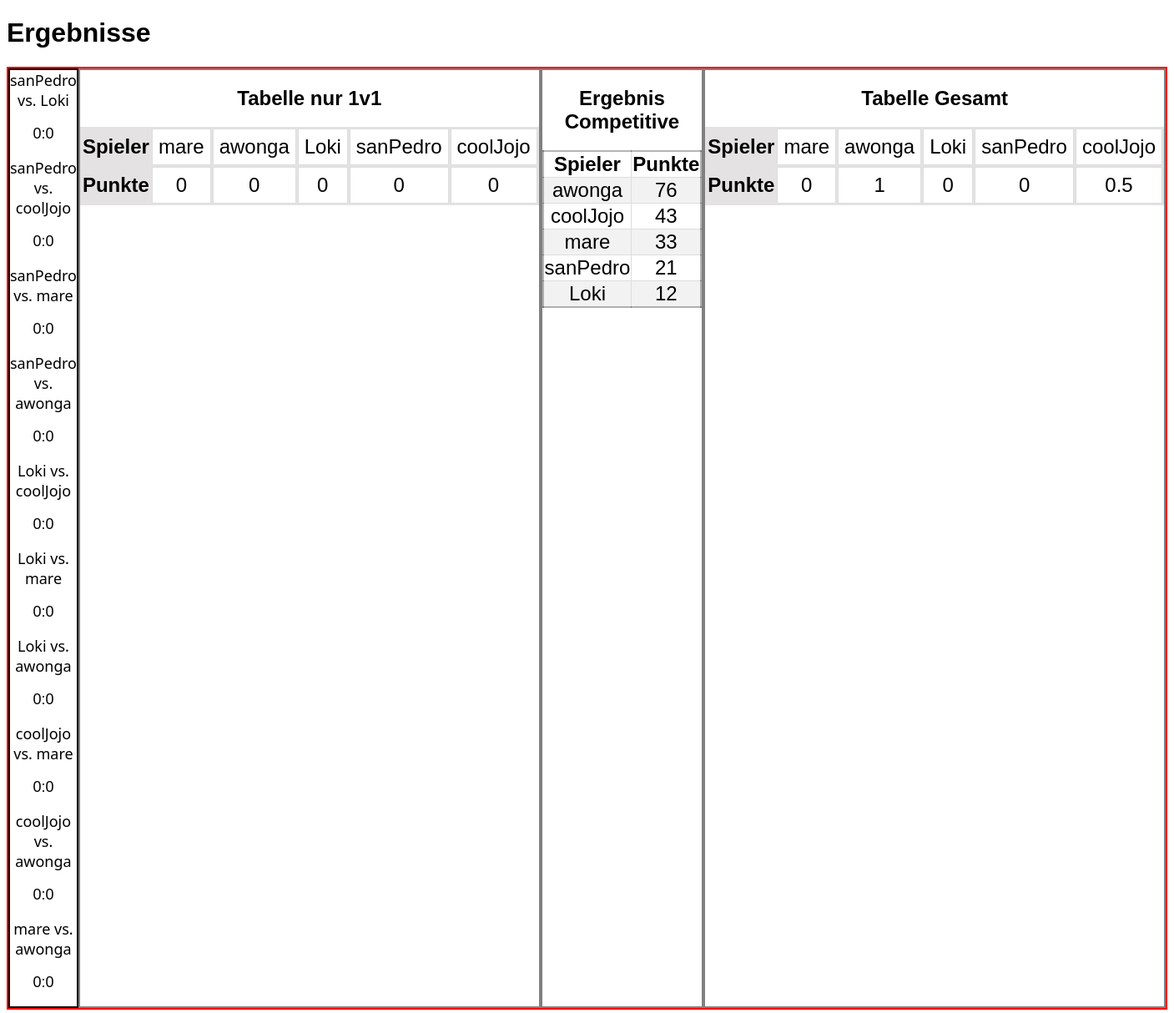
The app's page /Turnier/Games/ with its own data.
### Turnier/models.py (models this page shows, shortened)
class Games(models.Model):
    playerI = models.CharField(max_length=30, choices=playerList, default="", blank=True)
    playerII = models.CharField(max_length=30, choices=playerList, default="", blank=True)
    finished = models.BooleanField(default=False)
    score = models.CharField(max_length=10, default='0:0')
    winner = models.CharField(max_length=30, choices=playerList, default="", blank=True)

class Players(models.Model):
    name = models.CharField(max_length=200, default='')
    nickname = models.CharField(max_length=200, default='')
    age = models.IntegerField(default=0)

class extraPoints(models.Model):
    first = models.CharField(max_length=30, choices=playerList, default="", blank=True)
    second = models.CharField(max_length=30, choices=playerList, default="", blank=True)
    third = models.CharField(max_length=30, choices=playerList, default="", blank=True)
    fourth = models.CharField(max_length=30, choices=playerList, default="", blank=True)
    fith = models.CharField(max_length=30, choices=playerList, default="", blank=True)
    firstPoints = models.IntegerField(default=0, blank = True)
    secondPoints = models.IntegerField(default=0, blank = True)
    thirdPoints = models.IntegerField(default=0, blank = True)
    fourthPoints = models.IntegerField(default=0, blank = True)
    fifthPoints = models.IntegerField(default=0, blank = True)

### Turnier/views.py (the view)
# urls.py: path('Games/', views.GamesView, name='gamesView'),
def GamesView(request):
    spiele = Games.objects.all()
    player = Players.objects.all()
    xtra = extraPoints.objects.all()
    count = []
    countx = []
    for p in player:
        temp = Games.objects.filter(winner=p.nickname).count()
        count.append(temp)
        for x in xtra:
            if x.first == p.nickname:
                temp = temp+1
            elif x.second == p.nickname:
                temp = temp+0.5
        countx.append(temp)
    context = {
        'spiele': spiele,
        'count': count,
        'player': player,
        'countx': countx,
        'xtra': xtra
    }
    return render(request, 'gamesView.html', context=context)

### Turnier/templates/Turnier/gamesView.html (shortened to what this page needs)
<!DOCTYPE html>
<html>
<head>
</head>
<h1>Ergebnisse</h1>
{% block content %}
<div class="outerFlex">
<div class="games">
{% for spiel in spiele %}
<p class="result"> {{ spiel.playerI }} vs. {{ spiel.playerII }}</p><p> {{spiel.score}}</p>
{% endfor %}
</div>
<div class="flexdiv">
    <h2>Tabelle nur 1v1</h2>
<table class="zsf">
    <tr>
        <th>Spieler</th>
        {% for p in player %}
        <td>{{p.nickname}}</td>
        {% endfor %}
    </tr>
    <tr>
        <th>Punkte</th>
        {% for number in count %}
        <td> {{number}}</td>
        {% endfor %}
    </tr>
</table>
</div>
<div class="flexdiv">
    <h2>Ergebnis Competitive</h2>
<table class="xtra">
    {% for x in xtra %}
    <tr>
        <th>Spieler</th><th>Punkte</th>
    </tr>
    <tr>
        <td>{{x.first}}</td><td>{{x.firstPoints}}</td>
    </tr>
    <tr>
        <td>{{x.second}}</td><td>{{x.secondPoints}}</td>
    </tr>
    <tr>
        <td>{{x.third}}</td><td>{{x.thirdPoints}}</td>
    </tr>
    <tr>
        <td>{{x.fourth}}</td><td>{{x.fourthPoints}}</td>
    </tr>
    <tr>
        <td>{{x.fith}}</td><td>{{x.fifthPoints}}</td>
    </tr>
    {% endfor %}
</table>
</div>
<div class="flexdiv">
    <h2>Tabelle Gesamt</h2>
<table class="zsf">
    <tr>
        <th>Spieler</th>
        {% for p in player %}
        <td>{{p.nickname}}</td>
        {% endfor %}
    </tr>
    <tr>
        <th>Punkte</th>
        {% for number in countx %}
        <td> {{number}}</td>
        {% endfor %}
    </tr>
</table>
</div>
</div>
{% endblock content %}
</html>

### Turnier/templates/Turnier/gamesView.html (style rules this page uses)
html { font-family: Arial, Helvetica, sans-serif; }
.result { font-family:'Segoe UI', Tahoma, Geneva, Verdana, sans-serif; margin: 0; }
.games { display: inline-flex; flex-direction: column; align-items: center; width: 100%; border: 2px solid black; font-size: large; }
.outerFlex { display:flex; justify-content: space-evenly; height:auto; border:2px solid red; align-items: stretch; text-align: center; }
.flexdiv { border: 2px solid grey; width: 100%; }
.xtra { width:100%; border-collapse: collapse; font-size: x-large; border: 2px solid rgba(0, 0, 0, 0.295); text-align: center; }
.xtra td, .xtra th { border: 1px solid #ddd }
.xtra tr:nth-child(even) { background-color: #f2f2f2; }
.zsf { font-size: x-large; background-color: rgb(228, 226, 226); }
.zsf td { padding: 7px; border:1px solid #ddd; background-color: white; }

### records on screen
Games: playerI "sanPedro", playerII "Loki", score "0:0"
Games: playerI "sanPedro", playerII "coolJojo", score "0:0"
Games: playerI "sanPedro", playerII "mare", score "0:0"
Games: playerI "sanPedro", playerII "awonga", score "0:0"
Games: playerI "Loki", playerII "coolJojo", score "0:0"
Games: playerI "Loki", playerII "mare", score "0:0"
Games: playerI "Loki", playerII "awonga", score "0:0"
Games: playerI "coolJojo", playerII "mare", score "0:0"
Games: playerI "coolJojo", playerII "awonga", score "0:0"
Games: playerI "mare", playerII "awonga", score "0:0"
Players: nickname "mare"
Players: nickname "awonga"
Players: nickname "Loki"
Players: nickname "sanPedro"
Players: nickname "coolJojo"
extraPoints: first "awonga", firstPoints "76", second "coolJojo", secondPoints "43", third "mare", thirdPoints "33", fourth "sanPedro", fourthPoints "21", fith "Loki", fifthPoints "12"

### other values on screen
{{ number }} "0" "0" "0" "0" "0"
{{ number }} "0" "1" "0" "0" "0.5"
